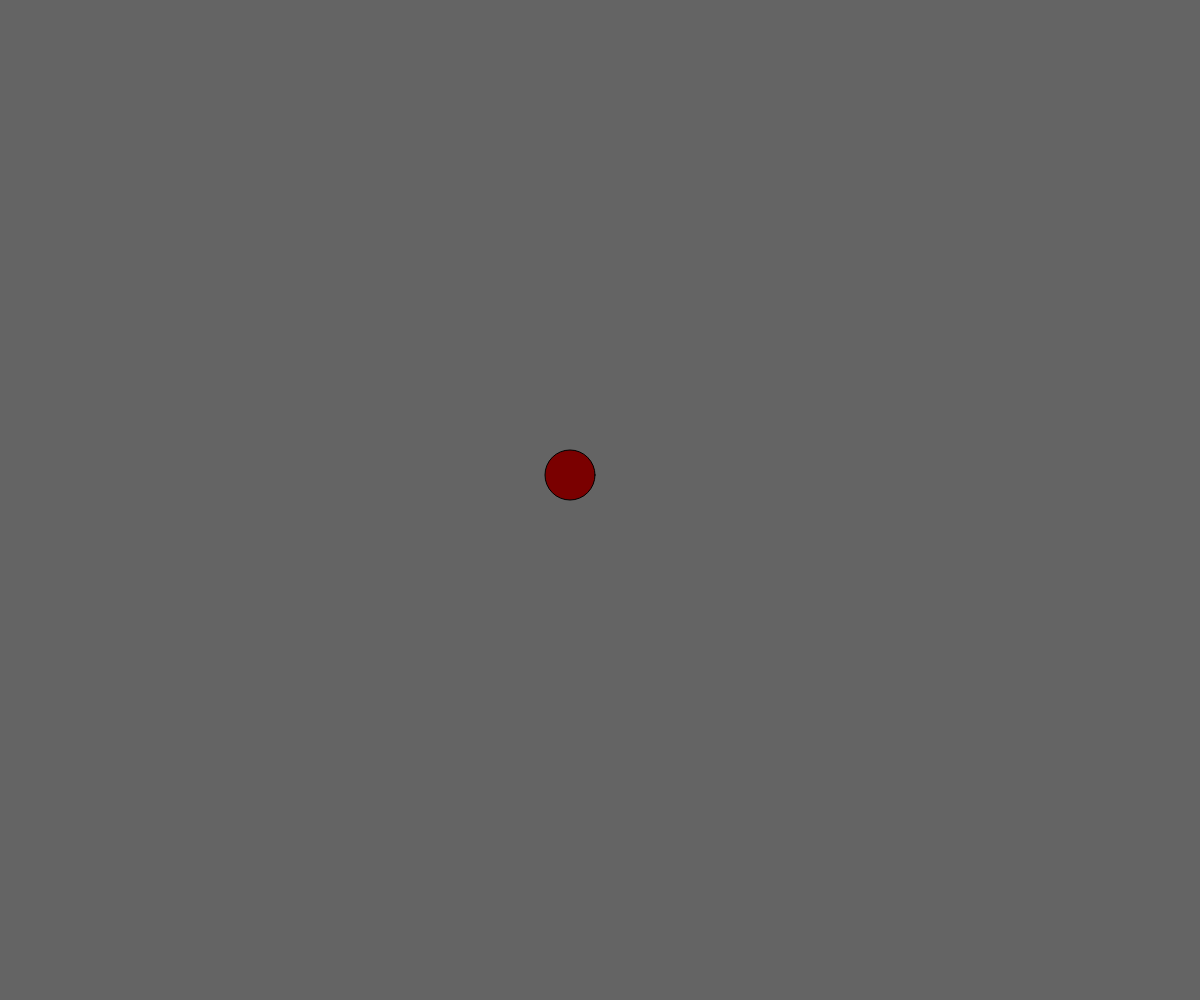
Frame 1 (no input)
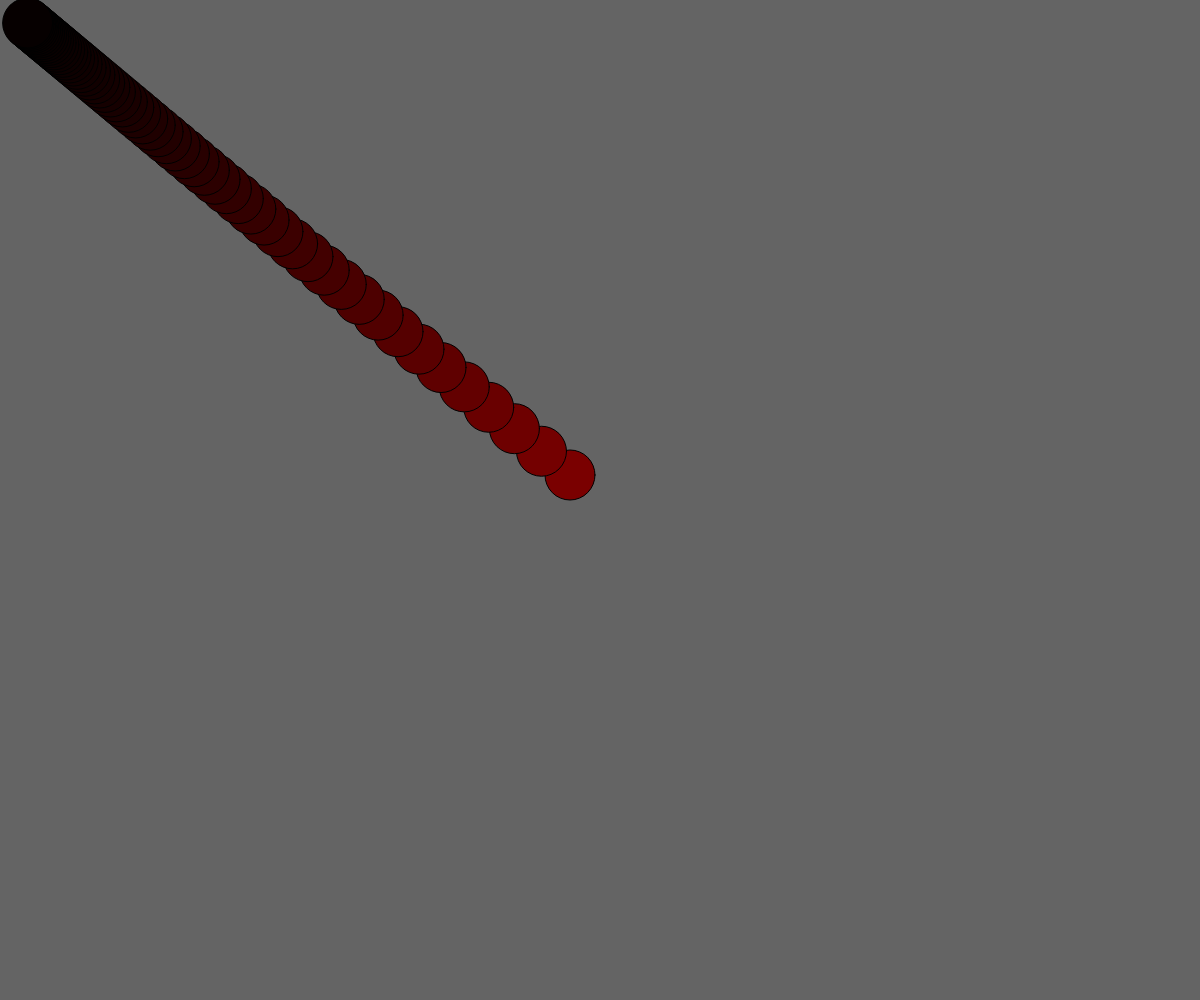
Frame 60 (no input)
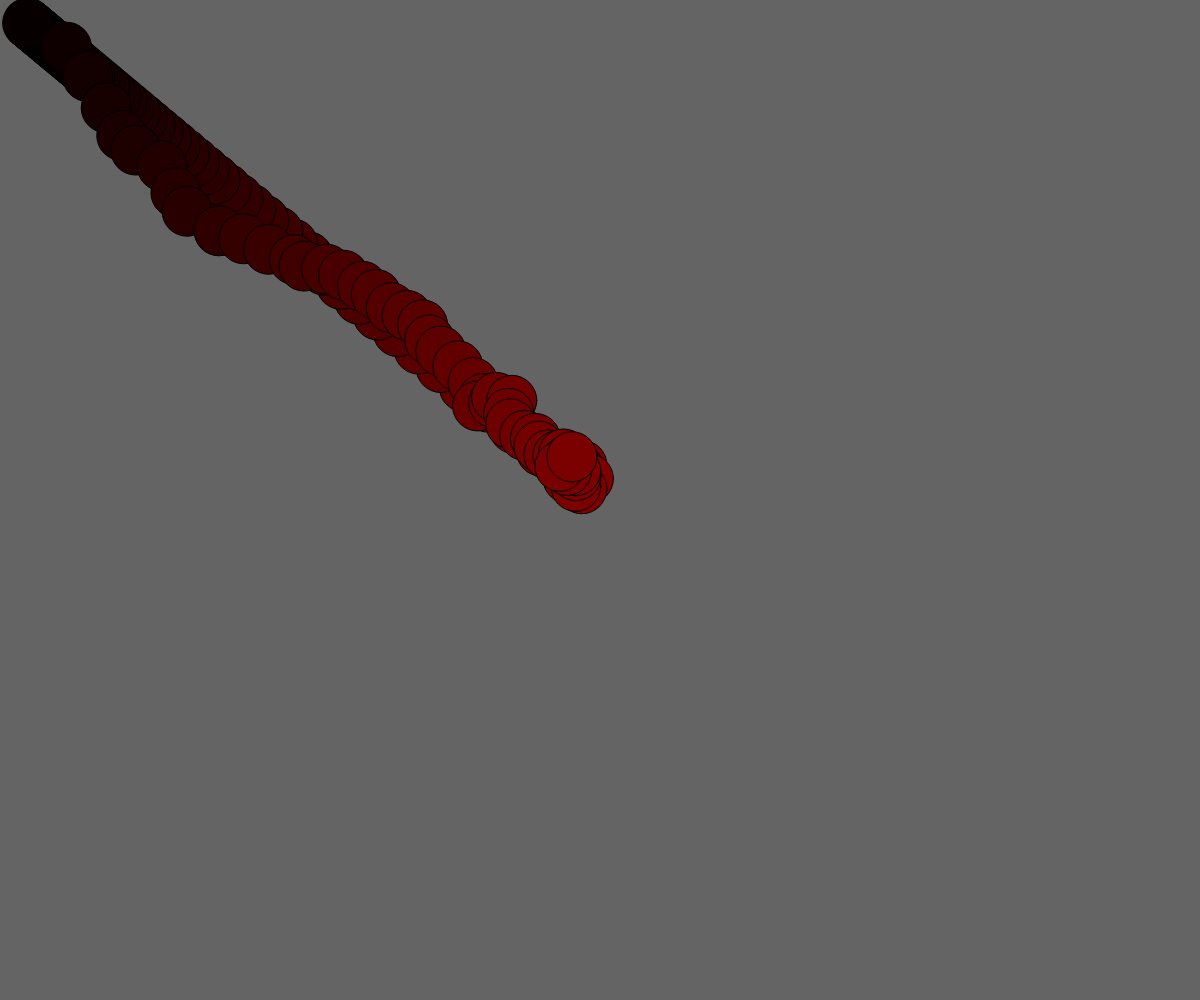
Frame 120 (the mouse pressed at the canvas centre since frame 60)

The p5.js sketch that drew these frames (run headless with seeded random() and noise() and a simulated clock; from frame 60 on, the mouse is pressed at the canvas centre):

// p5.js sketch
// ── sketch.js
function setup() {
	createCanvas(windowWidth, windowHeight);
	background(100);
	x = width / 2;
	y = height / 2;
	delta = 10;
}

let x, y, delta;

function draw() {
	delta = mouseX / 50;
	x += random(-delta, delta);
	y += random(-delta, delta);
	x = lerp(x, mouseX, 0.05); //x會慢慢往滑鼠位置(mouseX)逼近
	y = lerp(y, mouseY, 0.05);

	let colorR = map(x, 0, width-10, 0, 255, true); //map [0, width] to [0, 255]; true: 強制map到新的range; width-10: 減10是讓右邊可以到255
	print(colorR);
	fill(colorR, 0, 0);

	ellipse(x, y, 50, 50);
}
